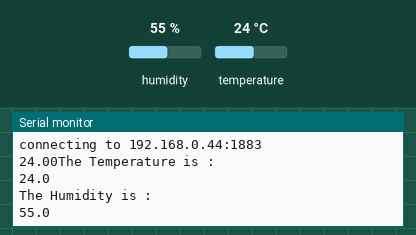
Simulated run of this sketch. Board: ESP8266 (NodeMCU). On the bench: the last lines printed to the serial monitor. Inputs (shaded band) come from the test bench; at power-on: humidity 55 %, temperature 24 °C. WiFi joins after 1.5 s; servers stay silent unless stated.

Above: at 3.4 s.
3.5 s: humidity set to 22 %
At 7.1 s:
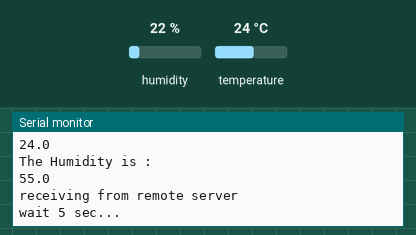
12.5 s: temperature set to 12 °C
At 15.1 s:
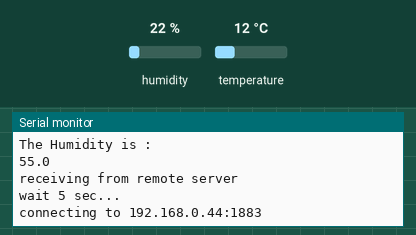
21.5 s: humidity set to 40 %
At 30.1 s:
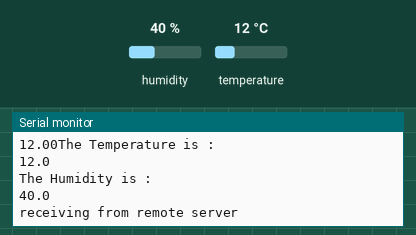
Timing chart, 0 to 31.6 s (numbered marks = the images above; inputs shaded):
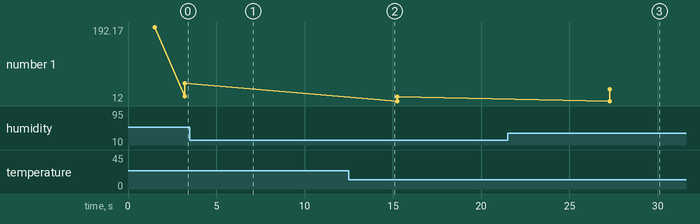

Measured:
- after the input at 21.5 s, the serial monitor: prints a new line after 5.8 s (image 3)
- plotted number 1: 22 → 40 after the input at 21.5 s

The sketch:

WiFiClientBasic_correct.ino
```cpp
#include <Adafruit_Sensor.h>

#include "DHT.h"
#include <DHT_U.h>

//#include <Adafruit_CircuitPlayground.h>
//#include <Adafruit_Circuit_Playground.h>

/*
    This sketch sends a string to a TCP server, and prints a one-line response.
    You must run a TCP server in your local network.
    For example, on Linux you can use this command: nc -v -l 3000
*/

#include <ESP8266WiFi.h>
#include <ESP8266WiFiMulti.h>


//#define DHTTYPE DHT11   // DHT 11
#ifndef STASSID
#define STASSID "Hima_Ext"
#define STAPSK  "RANA@1973"
#endif
#define aref_voltage 3.3

//#define DHTPin D4//this is were our output data goes

const char* ssid     = STASSID;
const char* password = STAPSK;

const char* host = "192.168.0.44";
const uint16_t port = 1883;
DHT dht(D4, DHT11);   ///
float Temperature; //////
float Humidity;   /////
  WiFiClient client;

ESP8266WiFiMulti WiFiMulti;

void setup() {
  Serial.begin(115200);
  // If you want to set the aref to something other than 5v
  analogReference(EXTERNAL);
  dht.begin();

  // We start by connecting to a WiFi network
  WiFi.mode(WIFI_STA);
  WiFiMulti.addAP(ssid, password);

  Serial.println();
  Serial.println();
  Serial.print("Wait for WiFi... ");

  while (WiFiMulti.run() != WL_CONNECTED) {
    Serial.println("still not connected");
    delay(500);
  }

  Serial.println("");
  Serial.println("WiFi connected");
  Serial.println("IP address: ");
  Serial.println(WiFi.localIP());

  delay(500);
  // Use WiFiClient class to create TCP connections


  while (!client.connect(host, port)) {
    Serial.println("connection failed");
    Serial.println("wait 5 sec...");
    delay(5000);
    return;

  }


}


void loop() {
  Serial.print("connecting to ");
  Serial.print(host);
  Serial.print(':');
  Serial.println(port);


 Temperature = dht.readTemperature(); // Gets the values of the temperature
 delay(1000);
  Humidity = dht.readHumidity(); // Gets the values of the humidity

 Serial.print(Temperature);

 //testing to see the results  on the serial
 Serial.print("The Temperature is : \n");
 Serial.println(Temperature,1);
 Serial.print("The Humidity is : \n");
 Serial.println(Humidity,1);


  // This will send the request to the server
  client.println("2. The Temperature is :"+String(Temperature));
  String line = client.readStringUntil('\r');
  client.println("2. The Humidity is :"+String(Humidity));
   line = client.readStringUntil('\r');


  //read back one line from server
  Serial.println("receiving from remote server");
  //client.println("receiving from remote server");
   line = client.readStringUntil('\r');
  Serial.println(line);

  //Serial.println("closing connection");
  //client.stop();

  Serial.println("wait 5 sec...");
  delay(8000);
}
```
